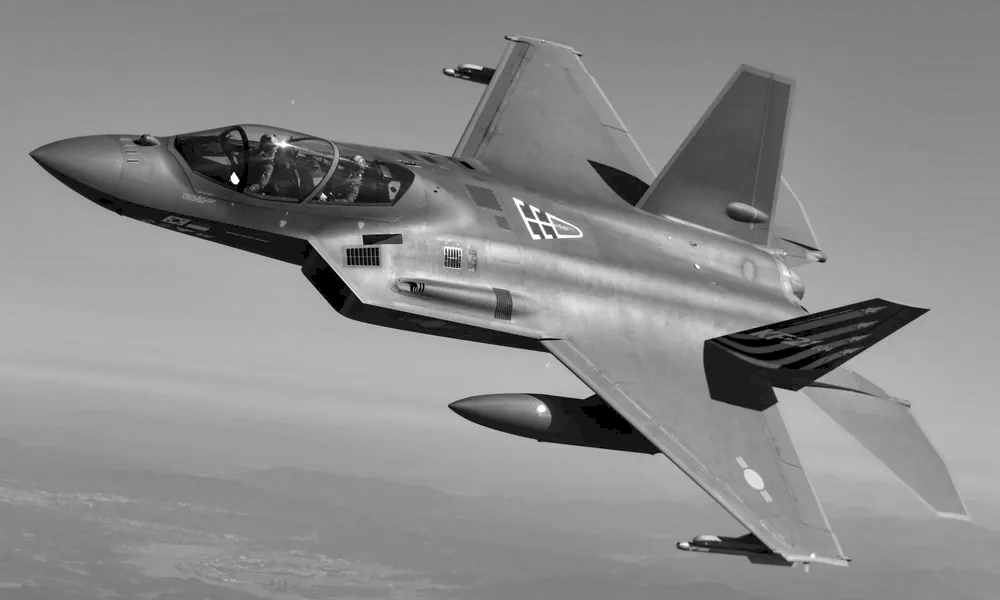
//> input picture MotionBlur/src.png, 1000 x 600 px
$ ./main   (built with g++ and OpenCV 4)
//> lines starting //> are read from the running program, lines starting //| are printed output that depends on the picture
//
//  main.cpp
//  OpenCVTest
//
//  Created by 이용규 on 5/28/25.
//

#include <opencv2/core.hpp>
#include <opencv2/highgui.hpp>
#include <opencv2/imgcodecs.hpp>
#include <opencv2/imgproc.hpp>

#include <complex>
#include <iostream>
#include <chrono>
#include <thread>

using namespace cv;
using namespace std::chrono_literals;


/** Returns motion blurring psf in frequency domain.

 - Parameters:
    - parameter F: Blur target image.
    - parameter a: Horizontal movement
    - parameter b: Vertical movement
    - parameter T: Period. 1 is best.


 */
Mat motionBlurDeg(const Mat& target, const float a, const float b, const float T = 1) {
    Mat H(target.size(), CV_32FC2);

    const float PI = CV_PI;
    for (int v = 0; v < H.rows; v++) for(int u = 0; u < H.cols; u++) {
        float uu = u,vv = v;
        if(H.cols < 2*u) uu = H.cols - u;
        if(H.rows < 2*v) vv = H.rows - v;
        float puavb = PI*(uu*a+vv*b);
        if(puavb < 1e-10) {
            H.at<Vec2f>(v,u) = Vec2f(1.f, 0.f);
            continue;
        }

        float val = T/puavb;
        val *= sinf(puavb);
        std::complex<float> i(0.f, 1.f);
        auto valc = val * std::exp(-i*puavb);
        H.at<Vec2f>(v, u) = {valc.real(), valc.imag()};
    }

    // Preserve DC
    H.at<Vec2f>(0,0) = {1.f, 1.f};

    return H;
}

int main(int argc, const char * argv[]) {
    std::this_thread::sleep_for(1000ms);

    // Read image.
    Mat src = imread("src.png", 0);
//> src is the input picture: 600 rows x 1000 cols, CV_8UC1; min 0, max 255, mean 138.1
    src.convertTo(src, CV_32FC1, 1 / 255.f); // [0, 255] -> [0, 1] in float
//> src: 600 rows x 1000 cols, CV_32FC1
    imshow("src", src);
    Mat F;
    dft(src, F, DFT_COMPLEX_OUTPUT);

    // Get blur psf for the image.
    Mat H;
    float a, b;
    a = 0.006f;
    b = 0.009f;
    float T = 1.f;
    H = motionBlurDeg(F, a, b, T);

    // Blur psf's mag
    Mat chan[2], mag;
    split(H, chan);
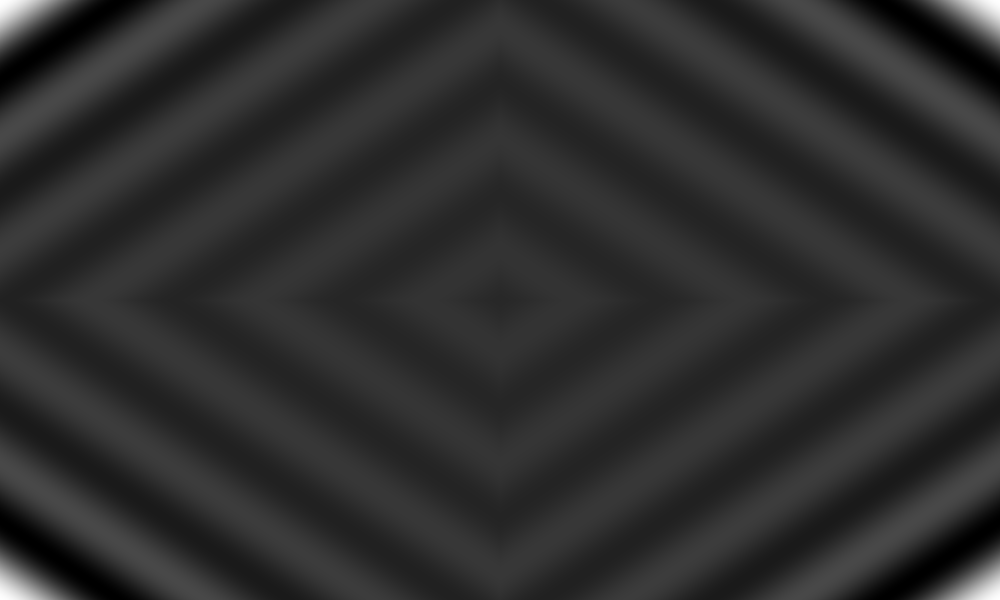
//> chan[0]: 600 rows x 1000 cols, CV_32FC1; min -0.217, max 1, mean 0.00303; drawn with min black and max white
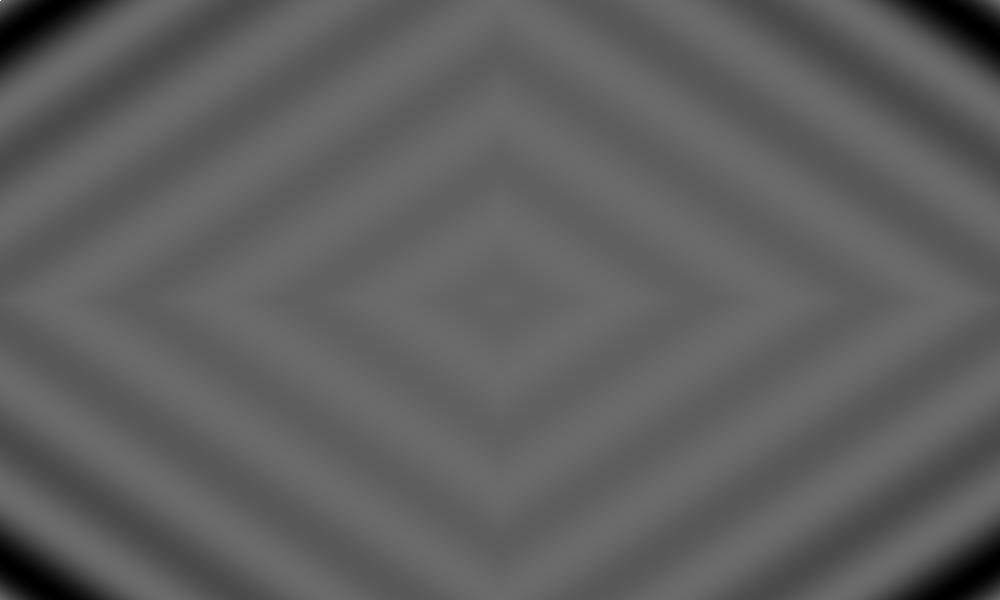
//> chan[1]: 600 rows x 1000 cols, CV_32FC1; min -0.725, max 1, mean -0.0774; drawn with min black and max white
    magnitude(chan[0], chan[1], mag);
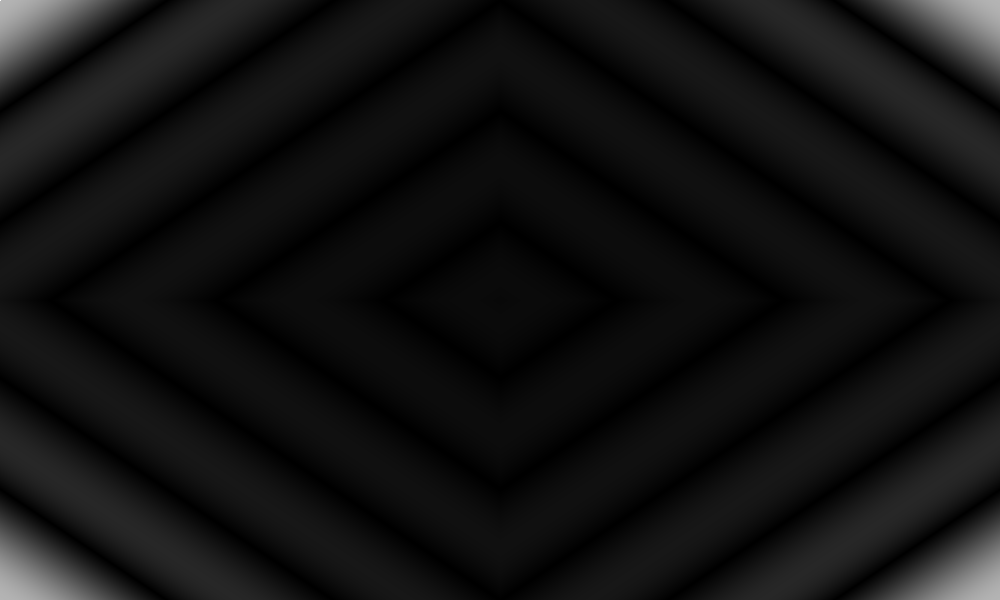
//> mag: 600 rows x 1000 cols, CV_32FC1; min 2.53e-09, max 1.41, mean 0.0985; drawn with min black and max white
    imshow("DFT", mag);

    // Blurred image.
    Mat G;
    mulSpectrums(F, H, G, false);

    Mat g;
    idft(G, g, DFT_REAL_OUTPUT | DFT_SCALE);
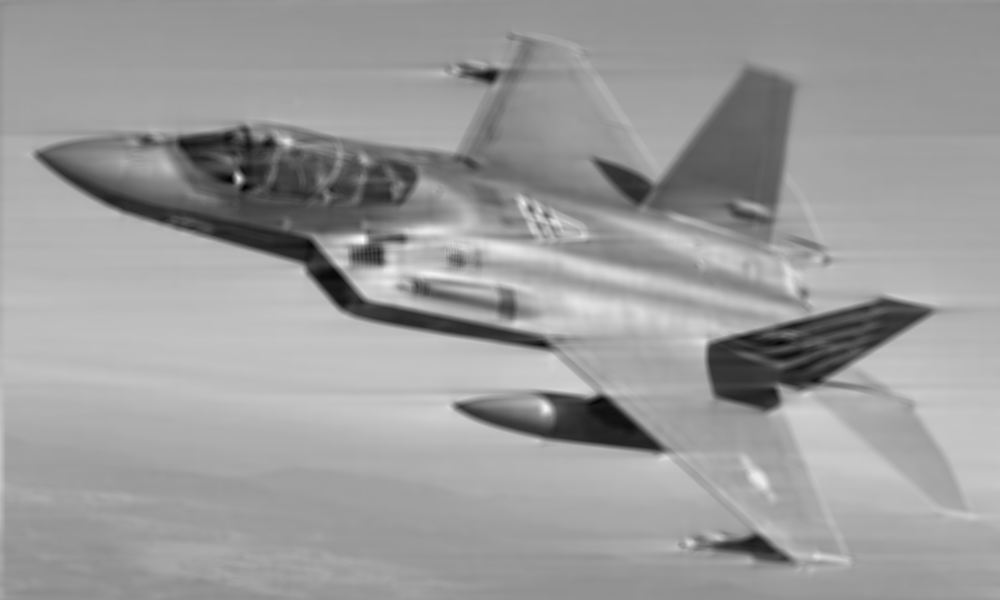
//> g: 600 rows x 1000 cols, CV_32FC1; min -0.0972, max 0.949, mean 0.542; drawn with min black and max white

    imshow("Motion Blur", g);
    waitKey();

    return 0;
}
